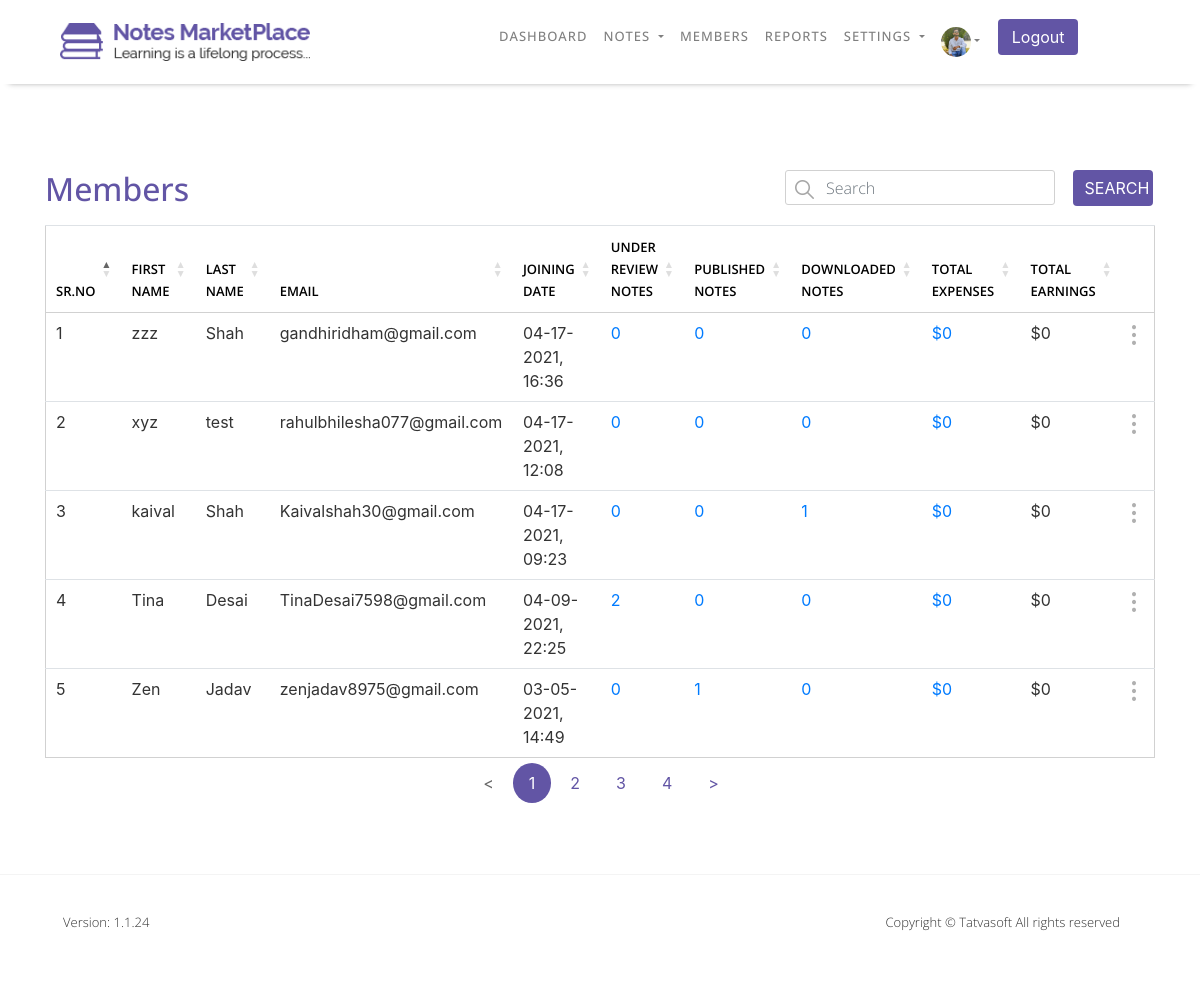
Page /NOTESMARKETPLACE/Admin/Members.php (signed in) on the committed database.
### tables this page shows
CREATE TABLE `userprofile` (
  `ID` int(11) NOT NULL COMMENT 'Primary Key',
  `UserID` int(11) NOT NULL COMMENT 'FOREIGN KEY relationship with Users table.',
  `DOB` datetime DEFAULT NULL,
  `Gender` int(11) DEFAULT NULL COMMENT 'FOREIGN KEY relationship with ReferenceData table.bind distinct value from ReferenceDtata table with filter RefCategory=''Gender'' ans IsActive = 1.',
  `SecondaryEmailAddress` varchar(100) NOT NULL COMMENT 'For Admin user only.',
  `Phone number - Country Code` varchar(5) NOT NULL COMMENT 'bind distinct CountryCode from Country table with filter IsActive=1.',
  `Phone number` varchar(20) NOT NULL,
  `Profile Picture` varchar(500) DEFAULT NULL COMMENT 'Profile Picture of the user. ',
  `Address Line 1` varchar(100) NOT NULL,
  `Address Line 2` varchar(100) NOT NULL,
  `City` varchar(50) NOT NULL,
  `State` varchar(50) NOT NULL,
  `Zip Code` varchar(50) NOT NULL,
  `Country` varchar(50) NOT NULL COMMENT 'Bind distinct Country from Country table with filter IsActive=1.',
  `University` varchar(100) DEFAULT NULL,
  `College` varchar(100) DEFAULT NULL,
  `CreatedDate` datetime DEFAULT current_timestamp() COMMENT 'Date and time when system has created a record.',
  `CraetedBy` int(11) DEFAULT NULL COMMENT 'UserID who has created this rocord.',
  `ModifiedDate` datetime DEFAULT current_timestamp() COMMENT 'Date and time when system has updated a record.',
  `ModifiedBy` int(11) DEFAULT NULL COMMENT 'UserID who has updated this rocord.'
);

CREATE TABLE `users` (
  `ID` int(11) NOT NULL COMMENT 'PRIMARY KEY',
  `RoleID` int(11) NOT NULL COMMENT 'FOREIGN KEY relationship with UserRoles table',
  `FirstName` varchar(50) NOT NULL COMMENT 'Required Information',
  `LastName` varchar(50) NOT NULL COMMENT 'Required Information',
  `EmailID` varchar(100) NOT NULL COMMENT 'Required Information | Unique EmailID across table.',
  `Password` varchar(24) NOT NULL COMMENT 'Required Information',
  `IsEmailVerified` bit(2) DEFAULT b'0' COMMENT 'Required Information, Default set to false.',
  `CreatedDate` datetime DEFAULT current_timestamp() COMMENT 'Date and time when system has created a record.',
  `CreatedBy` int(11) DEFAULT NULL COMMENT 'UserID who has created this record.',
  `ModifiedDate` datetime DEFAULT current_timestamp() COMMENT 'date and time when system has updated a record.',
  `ModifiedBy` int(11) DEFAULT NULL COMMENT 'UserID who updateds this record.',
  `IsActive` bit(2) NOT NULL DEFAULT b'1' COMMENT 'Required Information, default set to true.'
);

### NOTESMARKETPLACE/Admin/Members.php (the view, shortened to what this page needs)
<?php include "Config/Database-Connection.php"; ?>
    <?php
        if(isset($_SESSION['loggedin']) && $_SESSION['loggedin'] = true){
            include "Header.php";
        }else{
            header("Location: ../Login.php");
        }
    ?>
    <section id="members">
        <div class="content-box-lg">
            <div class="container">
                <div class="row members-row">
                    <div class="col-md-6 col-sm-6 col-6">
                        <div class="horizontal-heading">
                            <h2>Members</h2>
                        </div>
                    </div>
                    <div class="col-md-6 col-sm-6 col-6">
                        <div class="row">
                            <div class="col-md-9 col-sm-6 col-6">
                                    <div class="form-group text-left">
                                        <input type="text" id="Search_Members" name="Search_Members" class="form-control" placeholder="Search">
                                    </div>
                                </div>
                            <div class="col-md-3 col-sm-6 col-6">
                                <button type="submit" id="Members" name="Members" class="btn btn-info btn-Blue">Search</button>
                            </div>
                        </div>
                    </div>
                </div>
                <div class="row members-row">
                    <div class="col-md-12 col-sm-12 col-12">
                        <div class="table-responsive">
                            <table class="table" id="Members_table">
                                <thead>
                                    <tr>
                                        <th scope="col">SR.NO</th>
                                        <th scope="col">FIRST NAME</th>
                                        <th scope="col">LAST NAME</th>
                                        <th scope="col">EMAIL</th>
                                        <th scope="col">JOINING DATE</th>
                                        <th scope="col">UNDER REVIEW<br>NOTES</th>
                                        <th scope="col">PUBLISHED<br>NOTES</th>
                                        <th scope="col">DOWNLOADED<br>NOTES</th>
                                        <th scope="col">TOTAL<br>EXPENSES</th>
                                        <th scope="col">TOTAL<br>EARNINGS</th>
                                        <th scope="col"></th>
                                    </tr>
                                </thead>
                                <tbody>
                            <?php
                                $query = "SELECT * FROM users WHERE RoleID=2 AND IsActive=1 ORDER BY CreatedDate DESC ";
                                $Search_all = mysqli_query($connection,$query);
                                if(mysqli_num_rows($Search_all)!=0){
                                    $j=1;
                                    while($row =mysqli_fetch_assoc($Search_all)){
                                        $ID = $row['ID'];
                                        $FirstName = $row['FirstName'];
                                        $LastName = $row['LastName'];
                                        $EmailID = $row['EmailID'];
                                        $CreatedDate = $row['CreatedDate'];
                                        $JOININGDATE = date("m-d-Y, H:i",
                                        strtotime($CreatedDate));
                                        $query = "SELECT * FROM sellernotes WHERE SellerID=$ID
                                        AND Status IN(7,8)";
                                        $Notes_Under_Review = mysqli_query($connection,$query);
                                        $Notes_Under_Review_Count = mysqli_num_rows($Notes_Under_Review);
                                        $Total_Earned = 0;
                                        $query = "SELECT * FROM sellernotes WHERE SellerID=$ID
                                        AND Status=9";
                                        $Published_Notes = mysqli_query($connection,$query);
                                        while($row = mysqli_fetch_assoc($Published_Notes)){
                                            $Price = $row['SellingPrice'];
                                            $Total_Earned = $Total_Earned + $Price;
                                        }
                                        $Published_Notes_Count = mysqli_num_rows($Published_Notes);
                                        $Total_Expenses = 0;
                                        $query = "SELECT * FROM downloads WHERE Seller=$ID
                                        AND IsAttachmentDownloaded=1";
                                        $SoldNotes = mysqli_query($connection,$query);
                                        while($row = mysqli_fetch_assoc($SoldNotes)){
                                            $Price = $row['PurchasedPrice'];
                                            $Total_Expenses = $Total_Expenses + $Price;
                                        }
                                        $query = "SELECT * FROM downloads WHERE Downloader=$ID AND IsAttachmentDownloaded=1";
                                        $Downloads = mysqli_query($connection,$query);
                                        $Downloads_Count = mysqli_num_rows($Downloads);
                                        echo "<tr><td>$j</td>
                                                <td>$FirstName</td>
                                                <td>$LastName</td>
                                                <td>$EmailID</td>
                                                <td>$JOININGDATE</td>
                                                <td><a href='Notes_Under_Review.php?UserID=$ID'>$Notes_Under_Review_Count</a></td>
                                                <td><a href='Published_Notes.php?UserID=$ID'>$Published_Notes_Count</a></td>
                                                <td><a href='Downloaded_Notes.php?UserID=$ID'>$Downloads_Count</a></td>
                                                <td><a href='Downloaded_Notes.php?UserID=$ID'>$$Total_Earned</a></td>
                                                <td>$$Total_Expenses</td>
                                                <td>
                                                    <div class='dropdown'>
                                                        <img src='images/tables/dots.png' alt='Setting Image' class='dropbtn'>
                                                        <div class='dropdown-content'>
                                                            <a href='Member_Details.php?Member=$ID'>View More Details</a>
                                                            <a href='Members.php?Deactivate=$ID' onclick='return
                                                            Deactivate()'>Deactivate</a>
                                                        </div>
                                                    </div>
                                                </td>
                                            </tr>";
                                        $j++;
                                    }
                                }
                            ?>
                                </tbody>
                            </table>
                        </div>
                    </div>
                </div>
            </div>
        </div>
    </section>
<?php include "Footer.php"; ?>

### NOTESMARKETPLACE/Admin/Header.php (shortened to what this page needs)
<!DOCTYPE html>
<html lang="en">
<head>
    <link rel="stylesheet" href="css/bootstrap/bootstrap.min.css">
    <link rel="stylesheet" type="text/css" href="https://cdn.datatables.net/1.10.24/css/jquery.dataTables.min.css"/>
    <link rel="stylesheet" href="css/style.css">
    <link rel="stylesheet" href="css/responsive.css">
</head>
<body>
    <header>
        <nav class="navbar navbar-expand-lg navbar-light white-nav-top fixed-top">
            <div class="container">
                <a id="user-header" class="navbar-brand" href="Dashboard.php">
                    <img src="images/Homepage/logo.png" alt="Logo" class="img-responsive">
                </a>
                <div class="collapse navbar-collapse" id="navbarSupportedContent">
                    <ul class="navbar-nav me-auto mb-2 mb-lg-0">
                        <li class="nav-item">
                            <a class="nav-link" href="Dashboard.php">Dashboard</a>
                        </li>
                        <li class="nav-item dropdown">
                            <a class="nav-link dropdown-toggle dropbtn" href="#" id="navbarDropdown" role="button" data-toggle="dropdown" aria-haspopup="true" aria-expanded="false">
                                Notes
                            </a>
                        </li>
                        <li class="nav-item">
                            <a class="nav-link" href="Members.php">Members</a>
                        </li>
                        <li class="nav-item">
                            <a class="nav-link" href="Spam_Reports.php">Reports</a>
                        </li>
                        <li class="nav-item dropdown">
                            <a class="nav-link dropdown-toggle dropbtn" href="#" id="navbarDropdown" role="button" data-toggle="dropdown" aria-haspopup="true" aria-expanded="false">
                                Settings
                            </a>
                        </li>
                        <li class="nav-item dropdown">
                            <a class="nav-link dropdown-toggle user-img dropbtn" href="#" id="navbarDropdown" role="button" data-toggle="dropdown" aria-haspopup="true" aria-expanded="false">
                            <?php
                                    $EmailID = $_SESSION['EmailID'];
                                    $query = "SELECT * FROM users WHERE EmailID='{$EmailID}'";
                                    $Users_select = mysqli_query($connection,$query);
                                    while($row = mysqli_fetch_assoc($Users_select)){
                                        $ID = $row['ID'];
                                    }
                                    $query = "SELECT * FROM userprofile WHERE UserID=$ID";
                                    $Users_select = mysqli_query($connection,$query);
                                    while($row = mysqli_fetch_assoc($Users_select)){
                                        $IMG = $row['Profile Picture'];
                                    }
                                    $query = "SELECT * FROM system_configuration WHERE ID=8";
                                    $Default_select = mysqli_query($connection,$query);
                                    while($row = mysqli_fetch_assoc($Default_select)){
                                        $Default_IMG = $row['Value'];
                                    }
                            ?>
                            <img src="<?php if(mysqli_num_rows($Users_select)!=0 && $IMG!=""){ echo "../Uploads/Admin/$ID/Profile_Photo/$IMG"; }else{ echo "../Uploads/Default_Images/$Default_IMG"; }?>" alt="User-Photo" class="rounded-circle img-responsive"></a>
                        </li>
                        <li class="nav-item">
                            <form class="form-inline my-2 my-lg-0" action="" method="post">
                                <button class="btn my-2 my-sm-0 btn-Blue" name="Logout" type="submit" onclick="return LogoutAdmin()">Logout</button>
                            </form>
                        </li>
                    </ul>
                </div>
            </div>
        </nav>
    </header>

### rows in the picture
userprofile: Profile Picture (picture)
users: FirstName "zzz", LastName "Shah", EmailID "gandhiridham@gmail.com", CreatedDate "04-17-2021, 16:36", Notes_Under_Review_Count "0", Published_Notes_Count "0", Downloads_Count "0", Total_Earned "0", Total_Expenses "0"
users: FirstName "xyz", LastName "test", EmailID "rahulbhilesha077@gmail.com", CreatedDate "04-17-2021, 12:08", Notes_Under_Review_Count "0", Published_Notes_Count "0", Downloads_Count "0", Total_Earned "0", Total_Expenses "0"
users: FirstName "kaival", LastName "Shah", EmailID "Kaivalshah30@gmail.com", CreatedDate "04-17-2021, 09:23", Notes_Under_Review_Count "0", Published_Notes_Count "0", Downloads_Count "1", Total_Earned "0", Total_Expenses "0"
users: FirstName "Tina", LastName "Desai", EmailID "TinaDesai7598@gmail.com", CreatedDate "04-09-2021, 22:25", Notes_Under_Review_Count "2", Published_Notes_Count "0", Downloads_Count "0", Total_Earned "0", Total_Expenses "0"
users: FirstName "Zen", LastName "Jadav", EmailID "zenjadav8975@gmail.com", CreatedDate "03-05-2021, 14:49", Notes_Under_Review_Count "0", Published_Notes_Count "1", Downloads_Count "0", Total_Earned "0", Total_Expenses "0"
